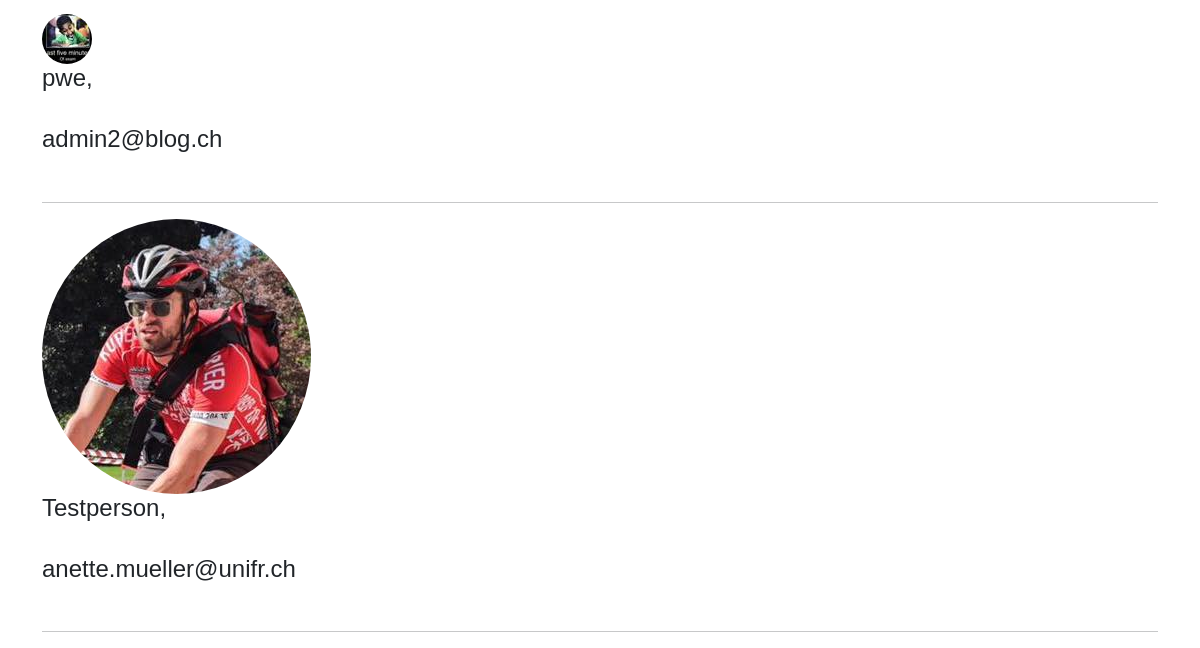
/users/ (lower part), run on an earlier commit of the app's database.
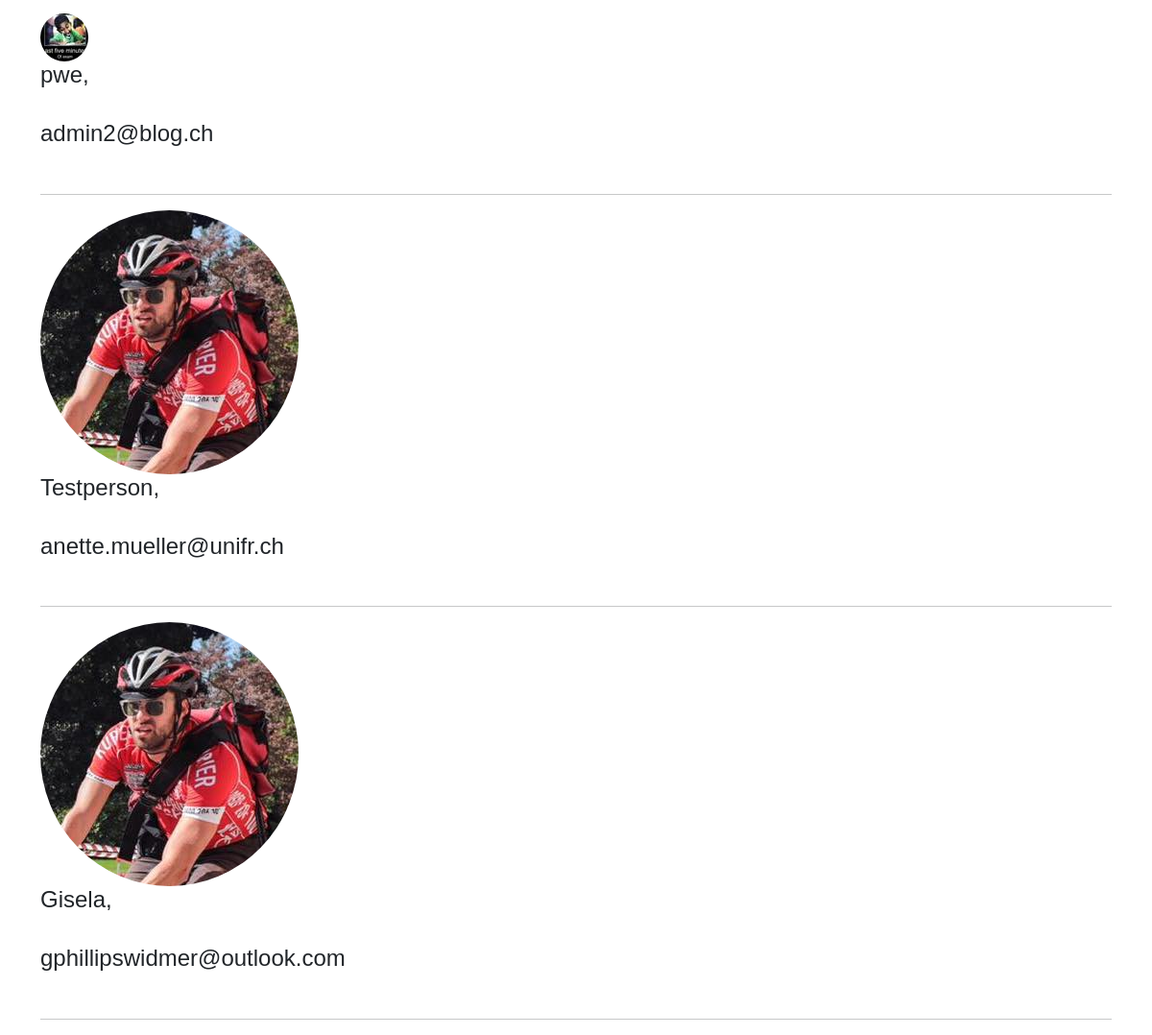
And on a later commit of the database.
### app/models.py (models this page shows, shortened)
class User(db.Model, UserMixin):
    id = db.Column(db.Integer, primary_key=True)
    username=db.Column(db.String(20), unique=True, nullable=False)
    email=db.Column(db.String(120), unique=True, nullable=False)
    image_file=db.Column(db.String(20), nullable=False, default='default.jpg')
    password=db.Column(db.String(60), nullable=False)
    posts=db.relationship('Aufgabe', backref='autor', lazy=True)

### app/routes.py (the view)
@app.route('/users/')
def users():
       users= User.query.all()
       return render_template('users.html', users=users)

### templates/users.html (shortened to what this page needs)
{% extends 'base.html' %}
{%block body  %}
<br>
<br>
<br>
{% for user in users%}
<article class="media content-section">
<div class="media">
    <img class="rounded-circle account-img" src="{{ url_for('static', filename='profile_pics/'+ user.image_file) }}">
        <div class="media-body">
            <div class="article-metadata">
            <h4>{{ user.username}},</h4>
            <br>
            <h4>{{ user.email }}</h4>
            <br>
            </div>
        </div>
</div>
<hr>
</article>
{%endfor%}
{% endblock%}

### templates/base.html (shortened to what this page needs)
<!DOCTYPE html>
<html>
<head>
    <link rel='stylesheet' type='text/css' media='screen' href='main.css'>
    <link href="https://cdn.jsdelivr.net/npm/bootstrap@5.0.0-beta1/dist/css/bootstrap.min.css" rel="stylesheet"
>
    <link rel="stylesheet" href="static/css/main.css">
</head>
<body>
    <div class="container">
        {%block body %} {% endblock body%}
    </div>
</body>
</html>

### static/css/main.css (style rules this page uses)
body { font-family: Arial, Helvetica, sans-serif; }

What changed in the data, as far as the page shows it:
added User: image_file (placeholder picture), username "Gisela", email "gphillipswidmer@outlook.com"
